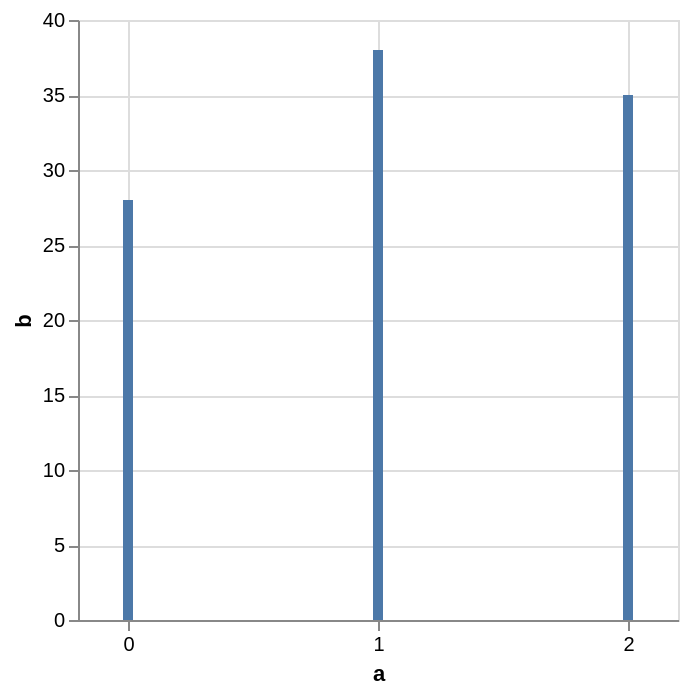

Vega-Lite specification stored for this chart:
### Vega-Lite specification from a JSON file in a GitHub repository (floating-point values rounded to 4 significant figures)
{"$schema": "https://vega.github.io/schema/vega-lite/v5.json", "description": "A simple bar chart with integer axis.", "data": {"values": [{"a": 0, "b": 28}, {"a": 1, "b": 38}, {"a": 2, "b": 35}]}, "mark": "bar", "encoding": {"x": {"field": "a", "type": "quantitative", "axis": {"format": "d"}}, "y": {"field": "b", "type": "quantitative"}}}
